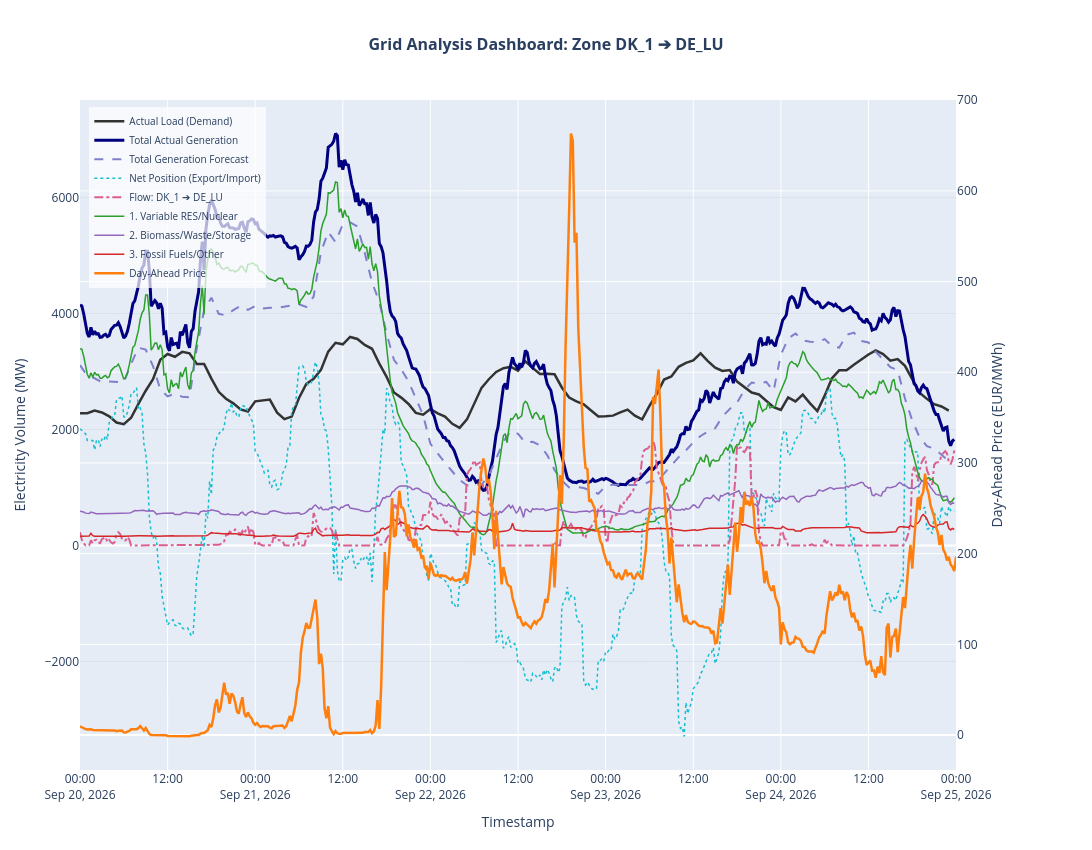

Notebook code for this chart:
### Code cell
import plotly.io as pio
# ==========================================================
# STEP 5: Process and Generate Plot (Unified Plotting Engine)
# ==========================================================
df_price = data_results.get('day_ahead_prices')
df_actual = data_results.get('generation')
df_forecast = data_results.get('generation_forecast') # ดึงข้อมูลมาเตรียมพล็อต
df_load = data_results.get('load')
df_net_pos = data_results.get('net_position')
df_flows = data_results.get('crossborder_flows')

if df_price is None or df_actual is None:
    print("\n❌ Error: Essential datasets are missing. Plotting canceled.")
else:
    print("\n📊 Generating Interactive Plotly Dashboard...")
    
    # 1. Process Total Generation Actual & Forecast
    available_cols = [c for c in df_actual.columns if "Consumption" not in c]
    actual_total = df_actual[available_cols].sum(axis=1)
    
    # Process Total Forecast series
    if df_forecast is not None:
        forecast_total = df_forecast.sum(axis=1) if isinstance(df_forecast, pd.DataFrame) else df_forecast
    else:
        forecast_total = None

    # 2. Merit Order logic
    merit_1_all = ['Solar', 'Wind Onshore', 'Wind Offshore', 'Hydro Run-of-river and pondage', 'Marine', 'Nuclear', 'Geothermal']
    merit_2_all = ['Biomass', 'Waste', 'Other renewable', 'Hydro Water Reservoir', 'Hydro Pumped Storage', 'Energy storage']
    merit_3_all = ['Fossil Gas', 'Fossil Hard coal', 'Fossil Brown coal/Lignite', 'Fossil Coal-derived gas', 'Fossil Oil', 'Fossil Oil shale', 'Fossil Peat', 'Other']

    m1_existing = [c for c in merit_1_all if c in available_cols]
    m2_existing = [c for c in merit_2_all if c in available_cols]
    m3_existing = [c for c in merit_3_all if c in available_cols]

    actual_m1 = df_actual[m1_existing].sum(axis=1) if m1_existing else pd.Series(0, index=df_actual.index)
    actual_m2 = df_actual[m2_existing].sum(axis=1) if m2_existing else pd.Series(0, index=df_actual.index)
    actual_m3 = df_actual[m3_existing].sum(axis=1) if m3_existing else pd.Series(0, index=df_actual.index)

    load_series = df_load.iloc[:, 0] if isinstance(df_load, pd.DataFrame) else df_load
    net_pos_series = df_net_pos.iloc[:, 0] if isinstance(df_net_pos, pd.DataFrame) else df_net_pos
    flow_series = df_flows.iloc[:, 0] if isinstance(df_flows, pd.DataFrame) else df_flows

    # 3. Build Plotly Graph
    fig = make_subplots(specs=[[{"secondary_y": True}]])

    # Demand
    if load_series is not None:
        fig.add_trace(go.Scatter(x=load_series.index, y=load_series.values, name="Actual Load (Demand)", line=dict(color="#333333", width=2.5)), secondary_y=False)
    
    # Total Actual Gen
    fig.add_trace(go.Scatter(x=actual_total.index, y=actual_total.values, name="Total Actual Generation", line=dict(color="#000080", width=3)), secondary_y=False)

    # 🔵 Total Generation Forecast Line (New Addition!)
    if forecast_total is not None:
        fig.add_trace(go.Scatter(x=forecast_total.index, y=forecast_total.values, name="Total Generation Forecast", line=dict(color="#7f7fcc", width=2, dash="dash")), secondary_y=False)

    # Net Position & Interconnection Flow
    if net_pos_series is not None:
        fig.add_trace(go.Scatter(x=net_pos_series.index, y=net_pos_series.values, name="Net Position (Export/Import)", line=dict(color="#17becf", width=1.5, dash="dot")), secondary_y=False)
    if flow_series is not None:
        fig.add_trace(go.Scatter(x=flow_series.index, y=flow_series.values, name=f"Flow: {country_code} ➔ {country_code_to}", line=dict(color="#db5f8e", width=2, dash="dashdot")), secondary_y=False)

    # Merit Order Groups Traces
    fig.add_trace(go.Scatter(x=actual_m1.index, y=actual_m1.values, name="1. Variable RES/Nuclear", line=dict(color="#2ca02c", width=1.5)), secondary_y=False)
    fig.add_trace(go.Scatter(x=actual_m2.index, y=actual_m2.values, name="2. Biomass/Waste/Storage", line=dict(color="#9467bd", width=1.5)), secondary_y=False)
    fig.add_trace(go.Scatter(x=actual_m3.index, y=actual_m3.values, name="3. Fossil Fuels/Other", line=dict(color="#d62728", width=1.5)), secondary_y=False)

    # Day-Ahead Price (Right Y-axis)
    fig.add_trace(go.Scatter(x=df_price.index, y=df_price.values, name="Day-Ahead Price", line=dict(color="#ff7f0e", width=2.5)), secondary_y=True)

    fig.update_layout(
        title=dict(text=f"<b>Grid Analysis Dashboard: Zone {country_code} ➔ {country_code_to}</b>", x=0.5, font=dict(size=16)),
        xaxis_title="Timestamp",
        hovermode="x unified",
        legend=dict(x=0.01, y=0.99, bgcolor="rgba(255, 255, 255, 0.7)", font=dict(size=10)),
        width=1300,
        height=850
    )
    fig.update_yaxes(title_text="Electricity Volume (MW)", secondary_y=False, gridcolor="rgba(0,0,0,0.05)")
    fig.update_yaxes(title_text="Day-Ahead Price (EUR/MWh)", secondary_y=True)

    fig.show()
    
    fig.write_html("grid_analysis_dashboard.html")
    print("✅ Saved interactive HTML dashboard!")

### Figure 1 — Plotly figure (JSON) as saved in the notebook; plotly's stock layout.template omitted (floating-point values rounded to 4 significant figures; data arrays with more than 128 entries replaced by an {"elided": "..."} marker saying what was removed)
{"data": [{"line": {"color": "#333333", "width": 2.5}, "name": "Actual Load (Demand)", "type": "scatter", "x": ["2026-09-20T00:00:00+02:00", "2026-09-20T01:00:00+02:00", "2026-09-20T02:00:00+02:00", "2026-09-20T03:00:00+02:00", "2026-09-20T04:00:00+02:00", "2026-09-20T05:00:00+02:00", "2026-09-20T06:00:00+02:00", "2026-09-20T07:00:00+02:00", "2026-09-20T08:00:00+02:00", "2026-09-20T09:00:00+02:00", "2026-09-20T10:00:00+02:00", "2026-09-20T11:00:00+02:00", "2026-09-20T12:00:00+02:00", "2026-09-20T13:00:00+02:00", "2026-09-20T14:00:00+02:00", "2026-09-20T15:00:00+02:00", "2026-09-20T16:00:00+02:00", "2026-09-20T17:00:00+02:00", "2026-09-20T18:00:00+02:00", "2026-09-20T19:00:00+02:00", "2026-09-20T20:00:00+02:00", "2026-09-20T21:00:00+02:00", "2026-09-20T22:00:00+02:00", "2026-09-20T23:00:00+02:00", "2026-09-21T00:00:00+02:00", "2026-09-21T01:00:00+02:00", "2026-09-21T02:00:00+02:00", "2026-09-21T03:00:00+02:00", "2026-09-21T04:00:00+02:00", "2026-09-21T05:00:00+02:00", "2026-09-21T06:00:00+02:00", "2026-09-21T07:00:00+02:00", "2026-09-21T08:00:00+02:00", "2026-09-21T09:00:00+02:00", "2026-09-21T10:00:00+02:00", "2026-09-21T11:00:00+02:00", "2026-09-21T12:00:00+02:00", "2026-09-21T13:00:00+02:00", "2026-09-21T14:00:00+02:00", "2026-09-21T15:00:00+02:00", "2026-09-21T16:00:00+02:00", "2026-09-21T17:00:00+02:00", "2026-09-21T18:00:00+02:00", "2026-09-21T19:00:00+02:00", "2026-09-21T20:00:00+02:00", "2026-09-21T21:00:00+02:00", "2026-09-21T22:00:00+02:00", "2026-09-21T23:00:00+02:00", "2026-09-22T00:00:00+02:00", "2026-09-22T01:00:00+02:00", "2026-09-22T02:00:00+02:00", "2026-09-22T03:00:00+02:00", "2026-09-22T04:00:00+02:00", "2026-09-22T05:00:00+02:00", "2026-09-22T06:00:00+02:00", "2026-09-22T07:00:00+02:00", "2026-09-22T08:00:00+02:00", "2026-09-22T09:00:00+02:00", "2026-09-22T10:00:00+02:00", "2026-09-22T11:00:00+02:00", "2026-09-22T12:00:00+02:00", "2026-09-22T13:00:00+02:00", "2026-09-22T14:00:00+02:00", "2026-09-22T15:00:00+02:00", "2026-09-22T16:00:00+02:00", "2026-09-22T17:00:00+02:00", "2026-09-22T18:00:00+02:00", "2026-09-22T19:00:00+02:00", "2026-09-22T20:00:00+02:00", "2026-09-22T21:00:00+02:00", "2026-09-22T22:00:00+02:00", "2026-09-22T23:00:00+02:00", "2026-09-23T00:00:00+02:00", "2026-09-23T01:00:00+02:00", "2026-09-23T02:00:00+02:00", "2026-09-23T03:00:00+02:00", "2026-09-23T04:00:00+02:00", "2026-09-23T05:00:00+02:00", "2026-09-23T06:00:00+02:00", "2026-09-23T07:00:00+02:00", "2026-09-23T08:00:00+02:00", "2026-09-23T09:00:00+02:00", "2026-09-23T10:00:00+02:00", "2026-09-23T11:00:00+02:00", "2026-09-23T12:00:00+02:00", "2026-09-23T13:00:00+02:00", "2026-09-23T14:00:00+02:00", "2026-09-23T15:00:00+02:00", "2026-09-23T16:00:00+02:00", "2026-09-23T17:00:00+02:00", "2026-09-23T18:00:00+02:00", "2026-09-23T19:00:00+02:00", "2026-09-23T20:00:00+02:00", "2026-09-23T21:00:00+02:00", "2026-09-23T23:00:00+02:00", "2026-09-24T00:00:00+02:00", "2026-09-24T01:00:00+02:00", "2026-09-24T02:00:00+02:00", "2026-09-24T03:00:00+02:00", "2026-09-24T04:00:00+02:00", "2026-09-24T05:00:00+02:00", "2026-09-24T06:00:00+02:00", "2026-09-24T07:00:00+02:00", "2026-09-24T08:00:00+02:00", "2026-09-24T09:00:00+02:00", "2026-09-24T10:00:00+02:00", "2026-09-24T11:00:00+02:00", "2026-09-24T12:00:00+02:00", "2026-09-24T13:00:00+02:00", "2026-09-24T14:00:00+02:00", "2026-09-24T15:00:00+02:00", "2026-09-24T16:00:00+02:00", "2026-09-24T17:00:00+02:00", "2026-09-24T18:00:00+02:00", "2026-09-24T19:00:00+02:00", "2026-09-24T20:00:00+02:00", "2026-09-24T21:00:00+02:00", "2026-09-24T22:00:00+02:00", "2026-09-24T23:00:00+02:00"], "xaxis": "x", "y": [2280.0, 2282.0, 2328.0, 2293.0, 2228.0, 2121.0, 2092.0, 2202.0, 2443.0, 2669.0, 2867.0, 3202.0, 3302.0, 3255.0, 3339.0, 3313.0, 3132.0, 3130.0, 2878.0, 2650.0, 2532.0, 2451.0, 2347.0, 2309.0, 2486.0, 2497.0, 2516.0, 2291.0, 2178.0, 2223.0, 2544.0, 2786.0, 2876.0, 3029.0, 3344.0, 3496.0, 3470.0, 3597.0, 3562.0, 3458.0, 3392.0, 3136.0, 2907.0, 2638.0, 2550.0, 2440.0, 2287.0, 2255.0, 2352.0, 2280.0, 2222.0, 2099.0, 2027.0, 2174.0, 2451.0, 2719.0, 2867.0, 2994.0, 3057.0, 3082.0, 3015.0, 3176.0, 3063.0, 2957.0, 2960.0, 2952.0, 2725.0, 2551.0, 2485.0, 2434.0, 2328.0, 2224.0, 2229.0, 2239.0, 2296.0, 2343.0, 2240.0, 2176.0, 2407.0, 2615.0, 2862.0, 2915.0, 3082.0, 3151.0, 3193.0, 3315.0, 3180.0, 3066.0, 3010.0, 3026.0, 2827.0, 2737.0, 2638.0, 2604.0, 2386.0, 2337.0, 2555.0, 2484.0, 2601.0, 2452.0, 2319.0, 2584.0, 2883.0, 3022.0, 3022.0, 3118.0, 3205.0, 3294.0, 3366.0, 3300.0, 3187.0, 3216.0, 3098.0, 2877.0, 2637.0, 2529.0, 2437.0, 2396.0, 2327.0], "yaxis": "y"}, {"line": {"color": "#000080", "width": 3}, "name": "Total Actual Generation", "type": "scatter", "x": {"elided": "480 str values"}, "xaxis": "x", "y": {"elided": "480 float values"}, "yaxis": "y"}, {"line": {"color": "#7f7fcc", "dash": "dash", "width": 2}, "name": "Total Generation Forecast", "type": "scatter", "x": ["2026-09-20T00:00:00+02:00", "2026-09-20T01:00:00+02:00", "2026-09-20T02:00:00+02:00", "2026-09-20T03:00:00+02:00", "2026-09-20T04:00:00+02:00", "2026-09-20T05:00:00+02:00", "2026-09-20T06:00:00+02:00", "2026-09-20T07:00:00+02:00", "2026-09-20T08:00:00+02:00", "2026-09-20T09:00:00+02:00", "2026-09-20T10:00:00+02:00", "2026-09-20T11:00:00+02:00", "2026-09-20T12:00:00+02:00", "2026-09-20T13:00:00+02:00", "2026-09-20T14:00:00+02:00", "2026-09-20T15:00:00+02:00", "2026-09-20T16:00:00+02:00", "2026-09-20T17:00:00+02:00", "2026-09-20T18:00:00+02:00", "2026-09-20T19:00:00+02:00", "2026-09-20T20:00:00+02:00", "2026-09-20T21:00:00+02:00", "2026-09-20T22:00:00+02:00", "2026-09-20T23:00:00+02:00", "2026-09-21T00:00:00+02:00", "2026-09-21T01:00:00+02:00", "2026-09-21T02:00:00+02:00", "2026-09-21T03:00:00+02:00", "2026-09-21T04:00:00+02:00", "2026-09-21T05:00:00+02:00", "2026-09-21T06:00:00+02:00", "2026-09-21T07:00:00+02:00", "2026-09-21T08:00:00+02:00", "2026-09-21T09:00:00+02:00", "2026-09-21T10:00:00+02:00", "2026-09-21T11:00:00+02:00", "2026-09-21T12:00:00+02:00", "2026-09-21T13:00:00+02:00", "2026-09-21T14:00:00+02:00", "2026-09-21T15:00:00+02:00", "2026-09-21T16:00:00+02:00", "2026-09-21T17:00:00+02:00", "2026-09-21T18:00:00+02:00", "2026-09-21T19:00:00+02:00", "2026-09-21T20:00:00+02:00", "2026-09-21T21:00:00+02:00", "2026-09-21T22:00:00+02:00", "2026-09-21T23:00:00+02:00", "2026-09-22T00:00:00+02:00", "2026-09-22T01:00:00+02:00", "2026-09-22T02:00:00+02:00", "2026-09-22T03:00:00+02:00", "2026-09-22T04:00:00+02:00", "2026-09-22T05:00:00+02:00", "2026-09-22T06:00:00+02:00", "2026-09-22T07:00:00+02:00", "2026-09-22T08:00:00+02:00", "2026-09-22T09:00:00+02:00", "2026-09-22T10:00:00+02:00", "2026-09-22T11:00:00+02:00", "2026-09-22T12:00:00+02:00", "2026-09-22T13:00:00+02:00", "2026-09-22T14:00:00+02:00", "2026-09-22T15:00:00+02:00", "2026-09-22T16:00:00+02:00", "2026-09-22T17:00:00+02:00", "2026-09-22T18:00:00+02:00", "2026-09-22T19:00:00+02:00", "2026-09-22T20:00:00+02:00", "2026-09-22T21:00:00+02:00", "2026-09-22T22:00:00+02:00", "2026-09-22T23:00:00+02:00", "2026-09-23T00:00:00+02:00", "2026-09-23T01:00:00+02:00", "2026-09-23T02:00:00+02:00", "2026-09-23T03:00:00+02:00", "2026-09-23T04:00:00+02:00", "2026-09-23T05:00:00+02:00", "2026-09-23T06:00:00+02:00", "2026-09-23T07:00:00+02:00", "2026-09-23T08:00:00+02:00", "2026-09-23T09:00:00+02:00", "2026-09-23T10:00:00+02:00", "2026-09-23T11:00:00+02:00", "2026-09-23T12:00:00+02:00", "2026-09-23T13:00:00+02:00", "2026-09-23T14:00:00+02:00", "2026-09-23T15:00:00+02:00", "2026-09-23T16:00:00+02:00", "2026-09-23T17:00:00+02:00", "2026-09-23T18:00:00+02:00", "2026-09-23T19:00:00+02:00", "2026-09-23T20:00:00+02:00", "2026-09-23T21:00:00+02:00", "2026-09-23T22:00:00+02:00", "2026-09-23T23:00:00+02:00", "2026-09-24T00:00:00+02:00", "2026-09-24T01:00:00+02:00", "2026-09-24T02:00:00+02:00", "2026-09-24T03:00:00+02:00", "2026-09-24T04:00:00+02:00", "2026-09-24T05:00:00+02:00", "2026-09-24T06:00:00+02:00", "2026-09-24T07:00:00+02:00", "2026-09-24T08:00:00+02:00", "2026-09-24T09:00:00+02:00", "2026-09-24T10:00:00+02:00", "2026-09-24T11:00:00+02:00", "2026-09-24T12:00:00+02:00", "2026-09-24T13:00:00+02:00", "2026-09-24T14:00:00+02:00", "2026-09-24T15:00:00+02:00", "2026-09-24T16:00:00+02:00", "2026-09-24T17:00:00+02:00", "2026-09-24T18:00:00+02:00", "2026-09-24T19:00:00+02:00", "2026-09-24T20:00:00+02:00", "2026-09-24T21:00:00+02:00", "2026-09-24T22:00:00+02:00", "2026-09-24T23:00:00+02:00"], "xaxis": "x", "y": [3110.0, 2928.0, 2884.0, 2817.0, 2828.0, 2819.0, 2815.0, 3135.0, 3412.0, 3379.0, 3093.0, 2692.0, 2571.0, 2619.0, 2564.0, 2554.0, 3406.0, 4065.0, 4273.0, 3996.0, 3968.0, 4060.0, 4136.0, 4065.0, 4133.0, 4087.0, 4101.0, 4097.0, 4118.0, 4127.0, 4160.0, 4114.0, 4294.0, 5061.0, 5407.0, 5230.0, 5541.0, 5574.0, 5503.0, 5049.0, 4538.0, 4203.0, 3651.0, 3202.0, 3039.0, 2827.0, 2537.0, 2247.0, 1754.0, 1578.0, 1423.0, 1275.0, 1130.0, 1039.0, 1043.0, 1048.0, 1205.0, 1503.0, 1794.0, 1975.0, 1926.0, 1773.0, 1789.0, 1727.0, 1559.0, 1303.0, 1117.0, 1001.0, 1010.0, 991.2, 947.7, 892.5, 1026.0, 1048.0, 1046.0, 1042.0, 1037.0, 1041.0, 1103.0, 1108.0, 1240.0, 1387.0, 1523.0, 1641.0, 1778.0, 1889.0, 1965.0, 2023.0, 2225.0, 2355.0, 2462.0, 2683.0, 2810.0, 2792.0, 2821.0, 2665.0, 3290.0, 3567.0, 3656.0, 3538.0, 3515.0, 3506.0, 3560.0, 3437.0, 3413.0, 3636.0, 3671.0, 3526.0, 3501.0, 3339.0, 3202.0, 3076.0, 3025.0, 2534.0, 2154.0, 1865.0, 1713.0, 1671.0, 1565.0, 1456.0], "yaxis": "y"}, {"line": {"color": "#17becf", "dash": "dot", "width": 1.5}, "name": "Net Position (Export/Import)", "type": "scatter", "x": {"elided": "480 str values"}, "xaxis": "x", "y": {"elided": "480 float values"}, "yaxis": "y"}, {"line": {"color": "#db5f8e", "dash": "dashdot", "width": 2}, "name": "Flow: DK_1 ➔ DE_LU", "type": "scatter", "x": {"elided": "480 str values"}, "xaxis": "x", "y": {"elided": "480 float values"}, "yaxis": "y"}, {"line": {"color": "#2ca02c", "width": 1.5}, "name": "1. Variable RES/Nuclear", "type": "scatter", "x": {"elided": "480 str values"}, "xaxis": "x", "y": {"elided": "480 float values"}, "yaxis": "y"}, {"line": {"color": "#9467bd", "width": 1.5}, "name": "2. Biomass/Waste/Storage", "type": "scatter", "x": {"elided": "480 str values"}, "xaxis": "x", "y": {"elided": "480 float values"}, "yaxis": "y"}, {"line": {"color": "#d62728", "width": 1.5}, "name": "3. Fossil Fuels/Other", "type": "scatter", "x": {"elided": "480 str values"}, "xaxis": "x", "y": {"elided": "480 float values"}, "yaxis": "y"}, {"line": {"color": "#ff7f0e", "width": 2.5}, "name": "Day-Ahead Price", "type": "scatter", "x": {"elided": "481 str values"}, "xaxis": "x", "y": {"elided": "481 float values"}, "yaxis": "y2"}], "layout": {"height": 850, "hovermode": "x unified", "legend": {"bgcolor": "rgba(255, 255, 255, 0.7)", "font": {"size": 10}, "x": 0.01, "y": 0.99}, "title": {"font": {"size": 16}, "text": "<b>Grid Analysis Dashboard: Zone DK_1 ➔ DE_LU</b>", "x": 0.5}, "width": 1300, "xaxis": {"anchor": "y", "domain": [0, 0.94], "title": {"text": "Timestamp"}}, "yaxis": {"anchor": "x", "domain": [0, 1], "gridcolor": "rgba(0,0,0,0.05)", "title": {"text": "Electricity Volume (MW)"}}, "yaxis2": {"anchor": "x", "overlaying": "y", "side": "right", "title": {"text": "Day-Ahead Price (EUR/MWh)"}}}}
